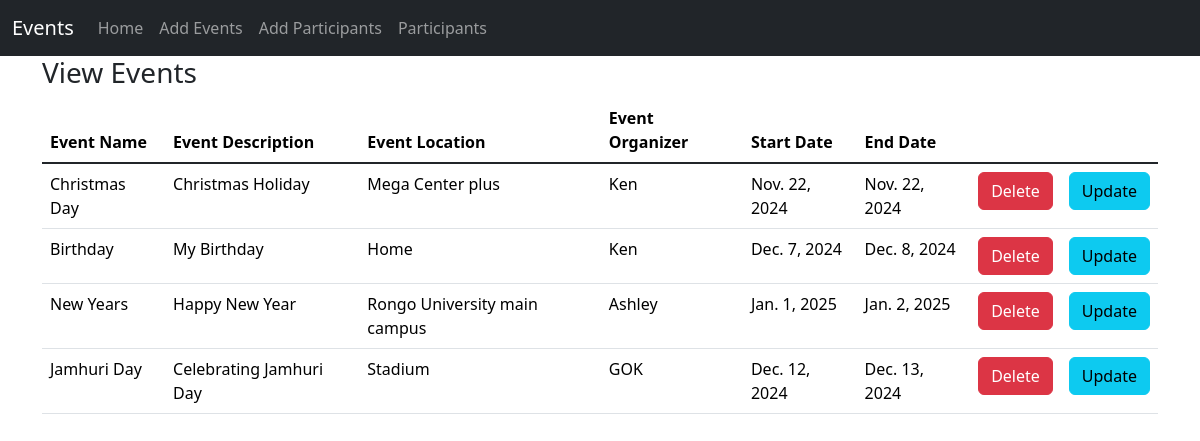
The page / on the database its author committed.
### events/models.py (models this page shows, shortened)
class Event(models.Model):
    name = models.CharField(max_length=100, blank=False, null=False)
    description = models.TextField(blank=False, null=False)
    location = models.CharField(max_length=100, blank=False, null=False)
    start_time = models.DateField()
    end_time = models.DateField()
    organizer = models.CharField(max_length=100, blank=False, null=False)

### events/views.py (the view)
# urls.py: path('', views.events, name='event'),
def events(request):
    event = Event.objects.all()
    context = {"event": event}
    return render(request, 'events.html', context)

### events/templates/events.html (shortened to what this page needs)
{% load static %}
<!doctype html>
<html lang="en">
<head>
    <link rel="stylesheet" href="{% static 'css/bootstrap.min.css' %}">
</head>
<body>
<nav class="navbar navbar-expand-sm bg-dark navbar-dark">
  <div class="container-fluid">
    <a class="navbar-brand" href="{% url 'event' %}">Events</a>
    <div class="collapse navbar-collapse" id="collapsibleNavbar">
      <ul class="navbar-nav">
        <li class="nav-item">
          <a class="nav-link" href="{% url 'event' %}">Home</a>
        </li>
        <li class="nav-item">
          <a class="nav-link" href="{% url 'add_event' %}">Add Events</a>
        </li>
        <li class="nav-item">
          <a class="nav-link" href="{% url 'add_participant' %}">Add Participants</a>
        </li>
        <li class="nav-item">
          <a class="nav-link" href="{% url 'participants' %}">Participants</a>
        </li>
      </ul>
    </div>
  </div>
</nav>
<div class="container">
    <h3>View Events</h3>
    <table class="table table-hover">
        <thead>
        <tr>
            <th scope="col">Event Name</th>
            <th scope="col">Event Description</th>
            <th scope="col">Event Location</th>
            <th scope="col">Event Organizer</th>
            <th scope="col">Start Date</th>
            <th scope="col">End Date</th>
        </tr>
        </thead>
        <tbody class="table-group-divider">
        {% for d in event %}
            <tr>
                <td>{{ d.name }}</td>
                <td>{{ d.description }}</td>
                <td>{{ d.location }}</td>
                <td>{{ d.organizer }}</td>
                <td>{{ d.start_time }}</td>
                <td>{{ d.end_time }}</td>
                <td><a class="btn btn-danger" href="/delete_event/{{ d.id }}">Delete</a></td>
                <td><a class="btn btn-info" href="/update_event/{{ d.id }}">Update</a></td>
            </tr>
        {% endfor %}
        </tbody>
    </table>
</div>
</body>
</html>

### rows shown on the page
Event: name "Christmas Day", description "Christmas Holiday", location "Mega Center plus", organizer "Ken", start_time "Nov. 22, 2024", end_time "Nov. 22, 2024"
Event: name "Birthday", description "My Birthday", location "Home", organizer "Ken", start_time "Dec. 7, 2024", end_time "Dec. 8, 2024"
Event: name "New Years", description "Happy New Year", location "Rongo University main campus", organizer "Ashley", start_time "Jan. 1, 2025", end_time "Jan. 2, 2025"
Event: name "Jamhuri Day", description "Celebrating Jamhuri Day", location "Stadium", organizer "GOK", start_time "Dec. 12, 2024", end_time "Dec. 13, 2024"
